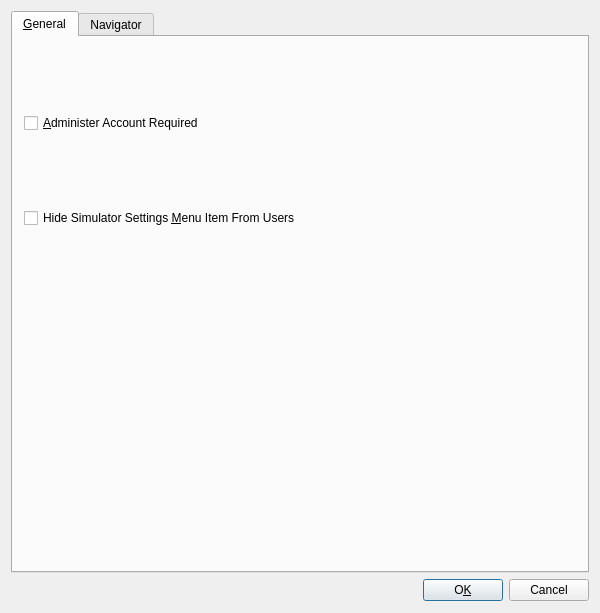
<ui version="4.0" >
 <author></author>
 <comment></comment>
 <exportmacro></exportmacro>
 <class>SimulatorSettingsDialo</class>
 <widget class="QDialog" name="SimulatorSettingsDialo" >
  <property name="geometry" >
   <rect>
    <x>0</x>
    <y>0</y>
    <width>600</width>
    <height>613</height>
   </rect>
  </property>
  <property name="windowTitle" >
   <string>Simulator Settings</string>
  </property>
  <widget class="QWidget" name="layout6" >
   <property name="geometry" >
    <rect>
     <x>11</x>
     <y>11</y>
     <width>578</width>
     <height>590</height>
    </rect>
   </property>
   <layout class="QGridLayout" >
    <property name="margin" >
     <number>0</number>
    </property>
    <property name="spacing" >
     <number>6</number>
    </property>
    <item row="1" column="1" >
     <widget class="QPushButton" name="okButton" >
      <property name="text" >
       <string>O&amp;K</string>
      </property>
      <property name="shortcut" >
       <string>Alt+K</string>
      </property>
      <property name="default" >
       <bool>true</bool>
      </property>
     </widget>
    </item>
    <item row="0" column="0" colspan="3" >
     <widget class="QTabWidget" name="tabCategories" >
      <widget class="QWidget" name="tabGeneral" >
       <attribute name="title" >
        <string>&amp;General</string>
       </attribute>
       <widget class="QCheckBox" name="hideSimulatorMenuCheckBox" >
        <property name="geometry" >
         <rect>
          <x>11</x>
          <y>167</y>
          <width>554</width>
          <height>28</height>
         </rect>
        </property>
        <property name="text" >
         <string>Hide Simulator Settings &amp;Menu Item From Users</string>
        </property>
        <property name="shortcut" >
         <string>Alt+M</string>
        </property>
       </widget>
       <widget class="QCheckBox" name="administratorAccountRequiredCheckBox" >
        <property name="geometry" >
         <rect>
          <x>11</x>
          <y>72</y>
          <width>554</width>
          <height>28</height>
         </rect>
        </property>
        <property name="text" >
         <string>&amp;Administer Account Required</string>
        </property>
        <property name="shortcut" >
         <string>Alt+A</string>
        </property>
       </widget>
      </widget>
      <widget class="QWidget" name="tabNavigator" >
       <attribute name="title" >
        <string>Navigator</string>
       </attribute>
       <widget class="QWidget" name="layout6" >
        <property name="geometry" >
         <rect>
          <x>10</x>
          <y>20</y>
          <width>550</width>
          <height>480</height>
         </rect>
        </property>
        <layout class="QGridLayout" >
         <property name="margin" >
          <number>0</number>
         </property>
         <property name="spacing" >
          <number>6</number>
         </property>
         <item row="5" column="0" >
          <layout class="QHBoxLayout" >
           <property name="margin" >
            <number>0</number>
           </property>
           <property name="spacing" >
            <number>6</number>
           </property>
           <item>
            <widget class="QLabel" name="textLabel1" >
             <property name="text" >
              <string>La&amp;boratory Name</string>
             </property>
             <property name="buddy" >
              <cstring>labNameLineEdit</cstring>
             </property>
            </widget>
           </item>
           <item>
            <widget class="QLineEdit" name="labNameLineEdit" />
           </item>
          </layout>
         </item>
         <item row="6" column="0" >
          <widget class="QCheckBox" name="useLabNameCheckBox" >
           <property name="text" >
            <string>Use Lab Name In Network Catalog</string>
           </property>
           <property name="shortcut" >
            <string/>
           </property>
          </widget>
         </item>
         <item row="0" column="0" >
          <widget class="QCheckBox" name="emulateOpticalDriveCheckBox" >
           <property name="text" >
            <string>Emulate &amp;Optical Drive</string>
           </property>
           <property name="shortcut" >
            <string>Alt+O</string>
           </property>
          </widget>
         </item>
         <item row="1" column="0" >
          <widget class="QCheckBox" name="dualSidedDriveCheckBox" >
           <property name="text" >
            <string>Dual Sided Drive</string>
           </property>
           <property name="shortcut" >
            <string/>
           </property>
          </widget>
         </item>
         <item row="2" column="0" >
          <layout class="QHBoxLayout" >
           <property name="margin" >
            <number>0</number>
           </property>
           <property name="spacing" >
            <number>6</number>
           </property>
           <item>
            <widget class="QSpinBox" name="emulatedOpticalDriveCapacitySpinBox" >
             <property name="maximum" >
              <number>1028</number>
             </property>
             <property name="singleStep" >
              <number>16</number>
             </property>
            </widget>
           </item>
           <item>
            <widget class="QLabel" name="textLabel1_2_2" >
             <property name="text" >
              <string>Emulated Optical Drive Capacity 
(MB, &amp;0 = unlimited)</string>
             </property>
             <property name="buddy" >
              <cstring>emulatedOpticalDriveCapacitySpinBox</cstring>
             </property>
            </widget>
           </item>
           <item>
            <spacer>
             <property name="orientation" >
              <enum>Qt::Horizontal</enum>
             </property>
             <property name="sizeType" >
              <enum>QSizePolicy::Expanding</enum>
             </property>
             <property name="sizeHint" >
              <size>
               <width>40</width>
               <height>20</height>
              </size>
             </property>
            </spacer>
           </item>
          </layout>
         </item>
         <item row="3" column="0" >
          <widget class="QCheckBox" name="oldStyleNavigatorCheckBox" >
           <property name="text" >
            <string>Old St&amp;yle Navigator</string>
           </property>
           <property name="shortcut" >
            <string>Alt+Y</string>
           </property>
          </widget>
         </item>
         <item row="7" column="0" >
          <widget class="QCheckBox" name="permanentDeleteCheckBox" >
           <property name="text" >
            <string>&amp;Allow Permanent Deletion of Study Data</string>
           </property>
           <property name="shortcut" >
            <string>Alt+A</string>
           </property>
          </widget>
         </item>
         <item row="4" column="0" >
          <widget class="QCheckBox" name="newStyleBlueBarCheckBox" >
           <property name="text" >
            <string>New Style Blue Bar (requires restart)</string>
           </property>
           <property name="shortcut" >
            <string/>
           </property>
          </widget>
         </item>
        </layout>
       </widget>
      </widget>
     </widget>
    </item>
    <item row="1" column="2" >
     <widget class="QPushButton" name="cancelButton" >
      <property name="text" >
       <string>Cancel</string>
      </property>
      <property name="shortcut" >
       <string/>
      </property>
     </widget>
    </item>
    <item row="1" column="0" >
     <spacer>
      <property name="orientation" >
       <enum>Qt::Horizontal</enum>
      </property>
      <property name="sizeType" >
       <enum>QSizePolicy::Expanding</enum>
      </property>
      <property name="sizeHint" >
       <size>
        <width>422</width>
        <height>20</height>
       </size>
      </property>
     </spacer>
    </item>
   </layout>
  </widget>
 </widget>
 <layoutdefault spacing="6" margin="11" />
 <pixmapfunction>qPixmapFromMimeSource</pixmapfunction>
 <tabstops>
  <tabstop>okButton</tabstop>
  <tabstop>cancelButton</tabstop>
  <tabstop>administratorAccountRequiredCheckBox</tabstop>
  <tabstop>hideSimulatorMenuCheckBox</tabstop>
  <tabstop>emulateOpticalDriveCheckBox</tabstop>
  <tabstop>dualSidedDriveCheckBox</tabstop>
  <tabstop>emulatedOpticalDriveCapacitySpinBox</tabstop>
  <tabstop>oldStyleNavigatorCheckBox</tabstop>
  <tabstop>newStyleBlueBarCheckBox</tabstop>
  <tabstop>labNameLineEdit</tabstop>
  <tabstop>useLabNameCheckBox</tabstop>
  <tabstop>permanentDeleteCheckBox</tabstop>
  <tabstop>tabCategories</tabstop>
 </tabstops>
 <resources/>
 <connections>
  <connection>
   <sender>okButton</sender>
   <signal>clicked()</signal>
   <receiver>SimulatorSettingsDialo</receiver>
   <slot>accept()</slot>
   <hints>
    <hint type="sourcelabel" >
     <x>454</x>
     <y>587</y>
    </hint>
    <hint type="destinationlabel" >
     <x>299</x>
     <y>306</y>
    </hint>
   </hints>
  </connection>
  <connection>
   <sender>cancelButton</sender>
   <signal>clicked()</signal>
   <receiver>SimulatorSettingsDialo</receiver>
   <slot>reject()</slot>
   <hints>
    <hint type="sourcelabel" >
     <x>545</x>
     <y>587</y>
    </hint>
    <hint type="destinationlabel" >
     <x>299</x>
     <y>306</y>
    </hint>
   </hints>
  </connection>
 </connections>
</ui>
